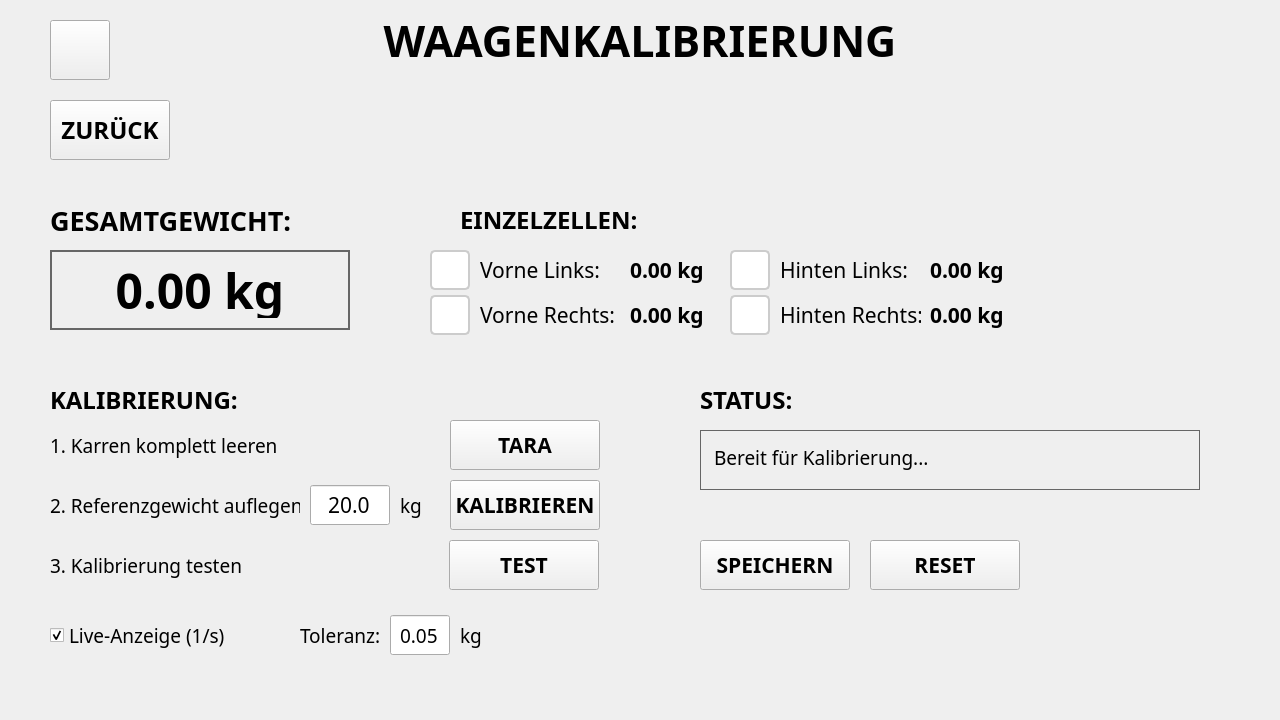
<?xml version="1.0" encoding="UTF-8"?>
<ui version="4.0">
 <class>WaagenKalibrierung</class>
 <widget class="QWidget" name="WaagenKalibrierung">
  <property name="geometry">
   <rect>
    <x>0</x>
    <y>0</y>
    <width>1280</width>
    <height>720</height>
   </rect>
  </property>
  <property name="windowTitle">
   <string>Futterkarre - Waagenkalibrierung</string>
  </property>
  <widget class="QLabel" name="lbl_header">
   <property name="geometry">
    <rect>
     <x>0</x>
     <y>0</y>
     <width>1280</width>
     <height>80</height>
    </rect>
   </property>
   <property name="font">
    <font>
     <family>Droid Sans Fallback</family>
     <pointsize>32</pointsize>
     <weight>75</weight>
     <bold>true</bold>
    </font>
   </property>
   <property name="text">
    <string>WAAGENKALIBRIERUNG</string>
   </property>
   <property name="alignment">
    <set>Qt::AlignCenter</set>
   </property>
  </widget>
  <widget class="QPushButton" name="btn_back">
   <property name="geometry">
    <rect>
     <x>50</x>
     <y>100</y>
     <width>120</width>
     <height>60</height>
    </rect>
   </property>
   <property name="font">
    <font>
     <family>Droid Sans Fallback</family>
     <pointsize>18</pointsize>
     <weight>75</weight>
     <bold>true</bold>
    </font>
   </property>
   <property name="text">
    <string>ZURÜCK</string>
   </property>
  </widget>
  <widget class="QLabel" name="lbl_gesamtgewicht_titel">
   <property name="geometry">
    <rect>
     <x>50</x>
     <y>200</y>
     <width>300</width>
     <height>40</height>
    </rect>
   </property>
   <property name="font">
    <font>
     <family>Droid Sans Fallback</family>
     <pointsize>20</pointsize>
     <weight>75</weight>
     <bold>true</bold>
    </font>
   </property>
   <property name="text">
    <string>GESAMTGEWICHT:</string>
   </property>
  </widget>
  <widget class="QLabel" name="lbl_gesamtgewicht_wert">
   <property name="geometry">
    <rect>
     <x>50</x>
     <y>250</y>
     <width>300</width>
     <height>80</height>
    </rect>
   </property>
   <property name="font">
    <font>
     <family>Droid Sans Fallback</family>
     <pointsize>36</pointsize>
     <weight>75</weight>
     <bold>true</bold>
    </font>
   </property>
   <property name="styleSheet">
    <string>border: 2px solid #666; padding: 10px;</string>
   </property>
   <property name="text">
    <string>0.00 kg</string>
   </property>
   <property name="alignment">
    <set>Qt::AlignCenter</set>
   </property>
  </widget>
  <widget class="QLabel" name="lbl_einzelzellen_titel">
   <property name="geometry">
    <rect>
     <x>460</x>
     <y>200</y>
     <width>200</width>
     <height>40</height>
    </rect>
   </property>
   <property name="font">
    <font>
     <family>Droid Sans Fallback</family>
     <pointsize>18</pointsize>
     <weight>75</weight>
     <bold>true</bold>
    </font>
   </property>
   <property name="text">
    <string>EINZELZELLEN:</string>
   </property>
  </widget>
  <widget class="QLabel" name="lbl_hx711_0_status">
   <property name="geometry">
    <rect>
     <x>430</x>
     <y>250</y>
     <width>40</width>
     <height>40</height>
    </rect>
   </property>
   <property name="font">
    <font>
     <pointsize>24</pointsize>
     <weight>75</weight>
     <bold>true</bold>
    </font>
   </property>
   <property name="toolTip">
    <string>HX711 VL Status</string>
   </property>
   <property name="styleSheet">
    <string>background-color: #ffffff; border: 2px solid #cccccc; border-radius: 5px; text-align: center;</string>
   </property>
   <property name="text">
    <string/>
   </property>
   <property name="alignment">
    <set>Qt::AlignCenter</set>
   </property>
  </widget>
  <widget class="QLabel" name="lbl_vl_titel">
   <property name="geometry">
    <rect>
     <x>480</x>
     <y>255</y>
     <width>141</width>
     <height>30</height>
    </rect>
   </property>
   <property name="font">
    <font>
     <family>Droid Sans Fallback</family>
     <pointsize>16</pointsize>
     <weight>50</weight>
     <bold>false</bold>
    </font>
   </property>
   <property name="text">
    <string>Vorne Links:</string>
   </property>
  </widget>
  <widget class="QLabel" name="lbl_vl_wert">
   <property name="geometry">
    <rect>
     <x>630</x>
     <y>255</y>
     <width>100</width>
     <height>30</height>
    </rect>
   </property>
   <property name="font">
    <font>
     <family>Droid Sans Fallback</family>
     <pointsize>16</pointsize>
     <weight>75</weight>
     <bold>true</bold>
    </font>
   </property>
   <property name="text">
    <string>0.00 kg</string>
   </property>
  </widget>
  <widget class="QLabel" name="lbl_hx711_1_status">
   <property name="geometry">
    <rect>
     <x>430</x>
     <y>295</y>
     <width>40</width>
     <height>40</height>
    </rect>
   </property>
   <property name="font">
    <font>
     <pointsize>24</pointsize>
     <weight>75</weight>
     <bold>true</bold>
    </font>
   </property>
   <property name="toolTip">
    <string>HX711 VR Status</string>
   </property>
   <property name="styleSheet">
    <string>background-color: #ffffff; border: 2px solid #cccccc; border-radius: 5px; text-align: center;</string>
   </property>
   <property name="text">
    <string/>
   </property>
   <property name="alignment">
    <set>Qt::AlignCenter</set>
   </property>
  </widget>
  <widget class="QLabel" name="lbl_vr_titel">
   <property name="geometry">
    <rect>
     <x>480</x>
     <y>300</y>
     <width>141</width>
     <height>30</height>
    </rect>
   </property>
   <property name="font">
    <font>
     <family>Droid Sans Fallback</family>
     <pointsize>16</pointsize>
     <weight>50</weight>
     <bold>false</bold>
    </font>
   </property>
   <property name="text">
    <string>Vorne Rechts:</string>
   </property>
  </widget>
  <widget class="QLabel" name="lbl_vr_wert">
   <property name="geometry">
    <rect>
     <x>630</x>
     <y>300</y>
     <width>100</width>
     <height>30</height>
    </rect>
   </property>
   <property name="font">
    <font>
     <family>Droid Sans Fallback</family>
     <pointsize>16</pointsize>
     <weight>75</weight>
     <bold>true</bold>
    </font>
   </property>
   <property name="text">
    <string>0.00 kg</string>
   </property>
  </widget>
  <widget class="QLabel" name="lbl_hx711_2_status">
   <property name="geometry">
    <rect>
     <x>730</x>
     <y>250</y>
     <width>40</width>
     <height>40</height>
    </rect>
   </property>
   <property name="font">
    <font>
     <pointsize>24</pointsize>
     <weight>75</weight>
     <bold>true</bold>
    </font>
   </property>
   <property name="toolTip">
    <string>HX711 HL Status</string>
   </property>
   <property name="styleSheet">
    <string>background-color: #ffffff; border: 2px solid #cccccc; border-radius: 5px; text-align: center;</string>
   </property>
   <property name="text">
    <string/>
   </property>
   <property name="alignment">
    <set>Qt::AlignCenter</set>
   </property>
  </widget>
  <widget class="QLabel" name="lbl_hl_titel">
   <property name="geometry">
    <rect>
     <x>780</x>
     <y>255</y>
     <width>141</width>
     <height>30</height>
    </rect>
   </property>
   <property name="font">
    <font>
     <family>Droid Sans Fallback</family>
     <pointsize>16</pointsize>
     <weight>50</weight>
     <bold>false</bold>
    </font>
   </property>
   <property name="text">
    <string>Hinten Links:</string>
   </property>
  </widget>
  <widget class="QLabel" name="lbl_hl_wert">
   <property name="geometry">
    <rect>
     <x>930</x>
     <y>255</y>
     <width>100</width>
     <height>30</height>
    </rect>
   </property>
   <property name="font">
    <font>
     <family>Droid Sans Fallback</family>
     <pointsize>16</pointsize>
     <weight>75</weight>
     <bold>true</bold>
    </font>
   </property>
   <property name="text">
    <string>0.00 kg</string>
   </property>
  </widget>
  <widget class="QLabel" name="lbl_hx711_3_status">
   <property name="geometry">
    <rect>
     <x>730</x>
     <y>295</y>
     <width>40</width>
     <height>40</height>
    </rect>
   </property>
   <property name="font">
    <font>
     <pointsize>24</pointsize>
     <weight>75</weight>
     <bold>true</bold>
    </font>
   </property>
   <property name="toolTip">
    <string>HX711 HR Status</string>
   </property>
   <property name="styleSheet">
    <string>background-color: #ffffff; border: 2px solid #cccccc; border-radius: 5px; text-align: center;</string>
   </property>
   <property name="text">
    <string/>
   </property>
   <property name="alignment">
    <set>Qt::AlignCenter</set>
   </property>
  </widget>
  <widget class="QLabel" name="lbl_hr_titel">
   <property name="geometry">
    <rect>
     <x>780</x>
     <y>300</y>
     <width>141</width>
     <height>30</height>
    </rect>
   </property>
   <property name="font">
    <font>
     <family>Droid Sans Fallback</family>
     <pointsize>16</pointsize>
     <weight>50</weight>
     <bold>false</bold>
    </font>
   </property>
   <property name="text">
    <string>Hinten Rechts:</string>
   </property>
  </widget>
  <widget class="QLabel" name="lbl_hr_wert">
   <property name="geometry">
    <rect>
     <x>930</x>
     <y>300</y>
     <width>100</width>
     <height>30</height>
    </rect>
   </property>
   <property name="font">
    <font>
     <family>Droid Sans Fallback</family>
     <pointsize>16</pointsize>
     <weight>75</weight>
     <bold>true</bold>
    </font>
   </property>
   <property name="text">
    <string>0.00 kg</string>
   </property>
  </widget>
  <widget class="QLabel" name="lbl_schritt_titel">
   <property name="geometry">
    <rect>
     <x>50</x>
     <y>380</y>
     <width>200</width>
     <height>40</height>
    </rect>
   </property>
   <property name="font">
    <font>
     <family>Droid Sans Fallback</family>
     <pointsize>18</pointsize>
     <weight>75</weight>
     <bold>true</bold>
    </font>
   </property>
   <property name="text">
    <string>KALIBRIERUNG:</string>
   </property>
  </widget>
  <widget class="QLabel" name="lbl_schritt1">
   <property name="geometry">
    <rect>
     <x>50</x>
     <y>430</y>
     <width>300</width>
     <height>30</height>
    </rect>
   </property>
   <property name="font">
    <font>
     <family>Droid Sans Fallback</family>
     <pointsize>14</pointsize>
     <weight>50</weight>
     <bold>false</bold>
    </font>
   </property>
   <property name="text">
    <string>1. Karren komplett leeren</string>
   </property>
  </widget>
  <widget class="QPushButton" name="btn_tara">
   <property name="geometry">
    <rect>
     <x>450</x>
     <y>420</y>
     <width>150</width>
     <height>50</height>
    </rect>
   </property>
   <property name="font">
    <font>
     <family>Droid Sans Fallback</family>
     <pointsize>16</pointsize>
     <weight>75</weight>
     <bold>true</bold>
    </font>
   </property>
   <property name="text">
    <string>TARA</string>
   </property>
  </widget>
  <widget class="QLabel" name="lbl_schritt2">
   <property name="geometry">
    <rect>
     <x>50</x>
     <y>490</y>
     <width>250</width>
     <height>30</height>
    </rect>
   </property>
   <property name="font">
    <font>
     <family>Droid Sans Fallback</family>
     <pointsize>14</pointsize>
     <weight>50</weight>
     <bold>false</bold>
    </font>
   </property>
   <property name="text">
    <string>2. Referenzgewicht auflegen:</string>
   </property>
  </widget>
  <widget class="QLineEdit" name="input_referenzgewicht">
   <property name="geometry">
    <rect>
     <x>310</x>
     <y>485</y>
     <width>80</width>
     <height>40</height>
    </rect>
   </property>
   <property name="font">
    <font>
     <family>Droid Sans Fallback</family>
     <pointsize>16</pointsize>
     <weight>50</weight>
     <bold>false</bold>
    </font>
   </property>
   <property name="text">
    <string>20.0</string>
   </property>
   <property name="alignment">
    <set>Qt::AlignCenter</set>
   </property>
  </widget>
  <widget class="QLabel" name="lbl_kg">
   <property name="geometry">
    <rect>
     <x>400</x>
     <y>490</y>
     <width>30</width>
     <height>30</height>
    </rect>
   </property>
   <property name="font">
    <font>
     <family>Droid Sans Fallback</family>
     <pointsize>14</pointsize>
     <weight>50</weight>
     <bold>false</bold>
    </font>
   </property>
   <property name="text">
    <string>kg</string>
   </property>
  </widget>
  <widget class="QPushButton" name="btn_kalibrieren">
   <property name="geometry">
    <rect>
     <x>450</x>
     <y>480</y>
     <width>150</width>
     <height>50</height>
    </rect>
   </property>
   <property name="font">
    <font>
     <family>Droid Sans Fallback</family>
     <pointsize>16</pointsize>
     <weight>75</weight>
     <bold>true</bold>
    </font>
   </property>
   <property name="text">
    <string>KALIBRIEREN</string>
   </property>
  </widget>
  <widget class="QLabel" name="lbl_schritt3">
   <property name="geometry">
    <rect>
     <x>50</x>
     <y>550</y>
     <width>300</width>
     <height>30</height>
    </rect>
   </property>
   <property name="font">
    <font>
     <family>Droid Sans Fallback</family>
     <pointsize>14</pointsize>
     <weight>50</weight>
     <bold>false</bold>
    </font>
   </property>
   <property name="text">
    <string>3. Kalibrierung testen</string>
   </property>
  </widget>
  <widget class="QPushButton" name="btn_test">
   <property name="geometry">
    <rect>
     <x>449</x>
     <y>540</y>
     <width>150</width>
     <height>50</height>
    </rect>
   </property>
   <property name="font">
    <font>
     <family>Droid Sans Fallback</family>
     <pointsize>16</pointsize>
     <weight>75</weight>
     <bold>true</bold>
    </font>
   </property>
   <property name="text">
    <string>TEST</string>
   </property>
  </widget>
  <widget class="QLabel" name="lbl_status_titel">
   <property name="geometry">
    <rect>
     <x>700</x>
     <y>380</y>
     <width>150</width>
     <height>40</height>
    </rect>
   </property>
   <property name="font">
    <font>
     <family>Droid Sans Fallback</family>
     <pointsize>18</pointsize>
     <weight>75</weight>
     <bold>true</bold>
    </font>
   </property>
   <property name="text">
    <string>STATUS:</string>
   </property>
  </widget>
  <widget class="QLabel" name="lbl_status">
   <property name="geometry">
    <rect>
     <x>700</x>
     <y>430</y>
     <width>500</width>
     <height>60</height>
    </rect>
   </property>
   <property name="font">
    <font>
     <family>Droid Sans Fallback</family>
     <pointsize>14</pointsize>
     <weight>50</weight>
     <bold>false</bold>
    </font>
   </property>
   <property name="styleSheet">
    <string>border: 1px solid #666; padding: 8px;</string>
   </property>
   <property name="text">
    <string>Bereit für Kalibrierung...</string>
   </property>
   <property name="alignment">
    <set>Qt::AlignTop</set>
   </property>
   <property name="wordWrap">
    <bool>true</bool>
   </property>
  </widget>
  <widget class="QPushButton" name="btn_speichern">
   <property name="geometry">
    <rect>
     <x>700</x>
     <y>540</y>
     <width>150</width>
     <height>50</height>
    </rect>
   </property>
   <property name="font">
    <font>
     <family>Droid Sans Fallback</family>
     <pointsize>16</pointsize>
     <weight>75</weight>
     <bold>true</bold>
    </font>
   </property>
   <property name="text">
    <string>SPEICHERN</string>
   </property>
  </widget>
  <widget class="QPushButton" name="btn_reset">
   <property name="geometry">
    <rect>
     <x>870</x>
     <y>540</y>
     <width>150</width>
     <height>50</height>
    </rect>
   </property>
   <property name="font">
    <font>
     <family>Droid Sans Fallback</family>
     <pointsize>16</pointsize>
     <weight>75</weight>
     <bold>true</bold>
    </font>
   </property>
   <property name="text">
    <string>RESET</string>
   </property>
  </widget>
  <widget class="QCheckBox" name="cb_live_update">
   <property name="geometry">
    <rect>
     <x>50</x>
     <y>620</y>
     <width>200</width>
     <height>30</height>
    </rect>
   </property>
   <property name="font">
    <font>
     <family>Droid Sans Fallback</family>
     <pointsize>14</pointsize>
     <weight>50</weight>
     <bold>false</bold>
    </font>
   </property>
   <property name="text">
    <string>Live-Anzeige (1/s)</string>
   </property>
   <property name="checked">
    <bool>true</bool>
   </property>
  </widget>
  <widget class="QLabel" name="lbl_toleranz">
   <property name="geometry">
    <rect>
     <x>300</x>
     <y>620</y>
     <width>80</width>
     <height>30</height>
    </rect>
   </property>
   <property name="font">
    <font>
     <family>Droid Sans Fallback</family>
     <pointsize>14</pointsize>
     <weight>50</weight>
     <bold>false</bold>
    </font>
   </property>
   <property name="text">
    <string>Toleranz:</string>
   </property>
  </widget>
  <widget class="QLineEdit" name="input_toleranz">
   <property name="geometry">
    <rect>
     <x>390</x>
     <y>615</y>
     <width>60</width>
     <height>40</height>
    </rect>
   </property>
   <property name="font">
    <font>
     <family>Droid Sans Fallback</family>
     <pointsize>14</pointsize>
     <weight>50</weight>
     <bold>false</bold>
    </font>
   </property>
   <property name="text">
    <string>0.05</string>
   </property>
   <property name="alignment">
    <set>Qt::AlignCenter</set>
   </property>
  </widget>
  <widget class="QLabel" name="lbl_toleranz_einheit">
   <property name="geometry">
    <rect>
     <x>460</x>
     <y>620</y>
     <width>30</width>
     <height>30</height>
    </rect>
   </property>
   <property name="font">
    <font>
     <family>Droid Sans Fallback</family>
     <pointsize>14</pointsize>
     <weight>50</weight>
     <bold>false</bold>
    </font>
   </property>
   <property name="text">
    <string>kg</string>
   </property>
  </widget>
  <widget class="QPushButton" name="btn_back_2">
   <property name="geometry">
    <rect>
     <x>50</x>
     <y>20</y>
     <width>60</width>
     <height>60</height>
    </rect>
   </property>
   <property name="styleSheet">
    <string notr="true"/>
   </property>
   <property name="text">
    <string/>
   </property>
   <property name="icon">
    <iconset resource="../../Futterwagen/Futterkarre/icons/icons.qrc">
     <normaloff>:/icons/Back.png</normaloff>:/icons/Back.png</iconset>
   </property>
   <property name="iconSize">
    <size>
     <width>30</width>
     <height>30</height>
    </size>
   </property>
  </widget>
 </widget>
 <resources>
  <include location="../../Futterwagen/Futterkarre/icons/icons.qrc"/>
 </resources>
 <connections/>
</ui>
